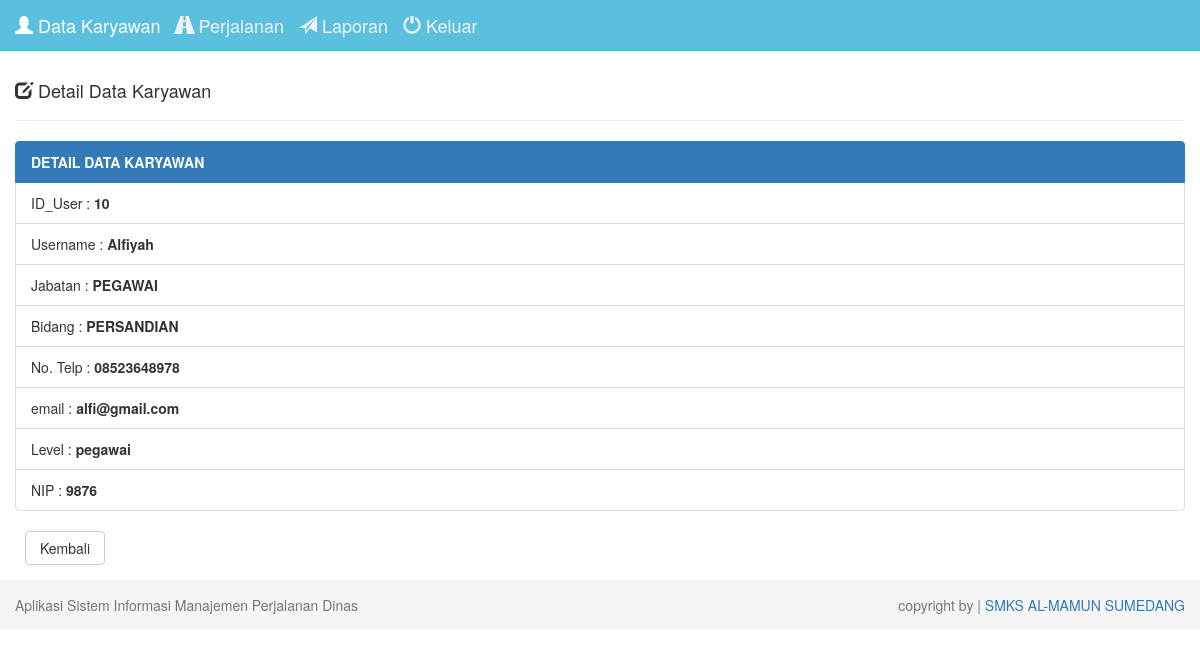
/index.php?page=detail&id=10 (signed in), run on the app's committed database.
### tables this page shows
CREATE TABLE `user` (
  `id_user` int(9) NOT NULL,
  `username` varchar(30) NOT NULL,
  `password` varchar(30) NOT NULL,
  `jabatan` varchar(20) NOT NULL,
  `bidang` varchar(20) NOT NULL,
  `telp` varchar(20) NOT NULL,
  `email` varchar(30) NOT NULL,
  `level` varchar(30) NOT NULL,
  `nip` varchar(9) NOT NULL
);

### detail.php (the view, shortened to what this page needs)
<div class="row">
    <div class="col-md-12">
        <div class="page-header">
            <h4>
                <i class="glyphicon glyphicon-edit"></i>
                Detail Data Karyawan
            </h4>
        </div>
        <?php
        if (isset($_GET['id'])) {
            $id_user   = $_GET['id'];
            $query = mysqli_query($db, "SELECT * FROM user WHERE id_user='$id_user'") or die('Query Error : ' . mysqli_error($db));
            while ($data  = mysqli_fetch_assoc($query)) {
                $id_user      = $data['id_user'];
                $username     = $data['username'];
                $jabatan      = $data['jabatan'];
                $bidang       = $data['bidang'];
                $telp         = $data['telp'];
                $email        = $data['email'];
                $level        = $data['level'];
                $nip          = $data['nip'];
            }
        }
        ?>
        <ul class="list-group">
            <li class="list-group-item active"><b>DETAIL DATA KARYAWAN</b></li>
            <li class="list-group-item">ID_User : <b><?php echo $id_user; ?></b></li>
            <li class="list-group-item">Username : <b><?php echo $username; ?></b></li>
            <li class="list-group-item">Jabatan : <b><?php echo $jabatan; ?></b></li>
            <li class="list-group-item">Bidang : <b><?php echo $bidang; ?></b></li>
            <li class="list-group-item">No. Telp : <b><?php echo $telp; ?></b></li>
            <li class="list-group-item">email : <b><?php echo $email; ?></b></li>
            <li class="list-group-item">Level : <b><?php echo $level; ?></b></li>
            <li class="list-group-item">NIP : <b><?php echo $nip; ?></b></li>
        </ul>
        <div class="form-group">
            <a href="index.php" class="btn btn-default btn-reset">Kembali</a>
        </div>
    </div>
</div>
</div>

### assets/css/style.css (style rules this page uses)
body { padding-top: 40px; }
.btn-reset { width: 80px; margin-left: 10px; }

### data on the page
user: id_user "10", username "Alfiyah", jabatan "PEGAWAI", bidang "PERSANDIAN", telp "08523648978", email "alfi@gmail.com", level "pegawai", nip "9876"
